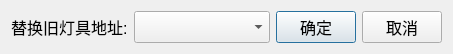
<?xml version="1.0" encoding="UTF-8"?>
<ui version="4.0">
 <class>dlgUploadLamp</class>
 <widget class="QDialog" name="dlgUploadLamp">
  <property name="geometry">
   <rect>
    <x>0</x>
    <y>0</y>
    <width>453</width>
    <height>50</height>
   </rect>
  </property>
  <property name="font">
   <font>
    <pointsize>12</pointsize>
   </font>
  </property>
  <property name="windowTitle">
   <string>替换旧灯具</string>
  </property>
  <layout class="QHBoxLayout" name="horizontalLayout">
   <item>
    <widget class="QLabel" name="label">
     <property name="sizePolicy">
      <sizepolicy hsizetype="Fixed" vsizetype="Preferred">
       <horstretch>0</horstretch>
       <verstretch>0</verstretch>
      </sizepolicy>
     </property>
     <property name="text">
      <string>替换旧灯具地址:</string>
     </property>
    </widget>
   </item>
   <item>
    <widget class="QComboBox" name="comboBox">
     <property name="sizePolicy">
      <sizepolicy hsizetype="Preferred" vsizetype="Preferred">
       <horstretch>1</horstretch>
       <verstretch>0</verstretch>
      </sizepolicy>
     </property>
     <property name="font">
      <font>
       <pointsize>14</pointsize>
      </font>
     </property>
    </widget>
   </item>
   <item>
    <widget class="QPushButton" name="pushButton">
     <property name="sizePolicy">
      <sizepolicy hsizetype="Preferred" vsizetype="Preferred">
       <horstretch>0</horstretch>
       <verstretch>0</verstretch>
      </sizepolicy>
     </property>
     <property name="text">
      <string>确定</string>
     </property>
    </widget>
   </item>
   <item>
    <widget class="QPushButton" name="pushButton_cancal">
     <property name="sizePolicy">
      <sizepolicy hsizetype="Preferred" vsizetype="Preferred">
       <horstretch>0</horstretch>
       <verstretch>0</verstretch>
      </sizepolicy>
     </property>
     <property name="text">
      <string>取消</string>
     </property>
    </widget>
   </item>
  </layout>
 </widget>
 <resources/>
 <connections/>
</ui>
